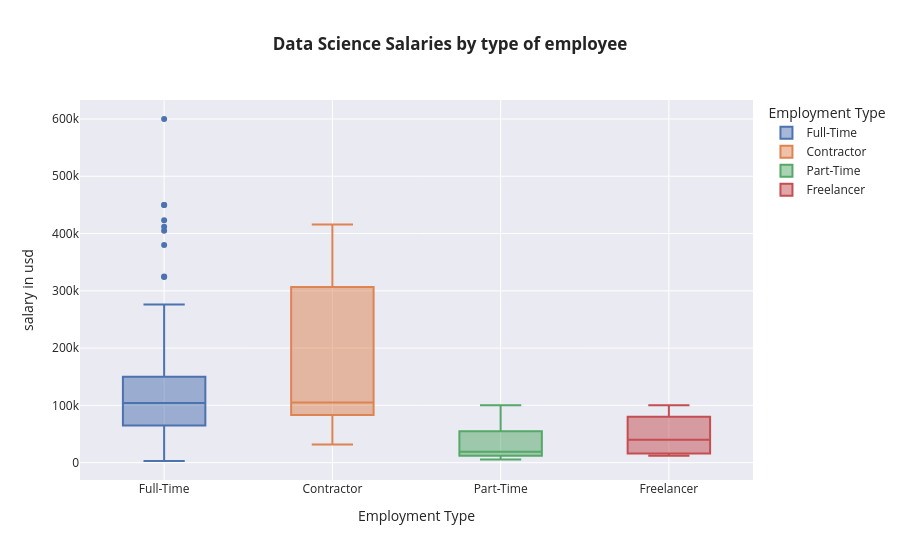

Source (notebook cell):
### Code cell
px.box(df,x='employment_type',y='salary_in_usd',color='employment_type',template='seaborn',labels={'employment_type':'Employment Type','salary_in_usd':'salary in usd'},
       title='<b>Data Science Salaries by type of employee')

### Figure 1 — Plotly figure (JSON) as saved in the notebook; plotly's stock layout.template omitted (floating-point values rounded to 4 significant figures; data arrays with more than 128 entries replaced by an {"elided": "..."} marker saying what was removed)
{"data": [{"alignmentgroup": "True", "hovertemplate": "Employment Type=%{x}<br>salary in usd=%{y}<extra></extra>", "legendgroup": "Full-Time", "marker": {"color": "rgb(76,114,176)"}, "name": "Full-Time", "notched": false, "offsetgroup": "Full-Time", "orientation": "v", "showlegend": true, "type": "box", "x": {"elided": "588 str values"}, "x0": " ", "xaxis": "x", "y": {"elided": "588 int values"}, "y0": " ", "yaxis": "y"}, {"alignmentgroup": "True", "hovertemplate": "Employment Type=%{x}<br>salary in usd=%{y}<extra></extra>", "legendgroup": "Contractor", "marker": {"color": "rgb(221,132,82)"}, "name": "Contractor", "notched": false, "offsetgroup": "Contractor", "orientation": "v", "showlegend": true, "type": "box", "x": ["Contractor", "Contractor", "Contractor", "Contractor", "Contractor"], "x0": " ", "xaxis": "x", "y": [100000, 270000, 416000, 105000, 31875], "y0": " ", "yaxis": "y"}, {"alignmentgroup": "True", "hovertemplate": "Employment Type=%{x}<br>salary in usd=%{y}<extra></extra>", "legendgroup": "Part-Time", "marker": {"color": "rgb(85,168,104)"}, "name": "Part-Time", "notched": false, "offsetgroup": "Part-Time", "orientation": "v", "showlegend": true, "type": "box", "x": ["Part-Time", "Part-Time", "Part-Time", "Part-Time", "Part-Time", "Part-Time", "Part-Time", "Part-Time", "Part-Time", "Part-Time"], "x0": " ", "xaxis": "x", "y": [15966, 21669, 5409, 12000, 12000, 10354, 28609, 69741, 54957, 100000], "y0": " ", "yaxis": "y"}, {"alignmentgroup": "True", "hovertemplate": "Employment Type=%{x}<br>salary in usd=%{y}<extra></extra>", "legendgroup": "Freelancer", "marker": {"color": "rgb(196,78,82)"}, "name": "Freelancer", "notched": false, "offsetgroup": "Freelancer", "orientation": "v", "showlegend": true, "type": "box", "x": ["Freelancer", "Freelancer", "Freelancer", "Freelancer"], "x0": " ", "xaxis": "x", "y": [60000, 12000, 20000, 100000], "y0": " ", "yaxis": "y"}], "layout": {"boxmode": "overlay", "legend": {"title": {"text": "Employment Type"}, "tracegroupgap": 0}, "title": {"text": "<b>Data Science Salaries by type of employee"}, "xaxis": {"anchor": "y", "categoryarray": ["Full-Time", "Contractor", "Part-Time", "Freelancer"], "categoryorder": "array", "domain": [0, 1], "title": {"text": "Employment Type"}}, "yaxis": {"anchor": "x", "domain": [0, 1], "title": {"text": "salary in usd"}}}}
